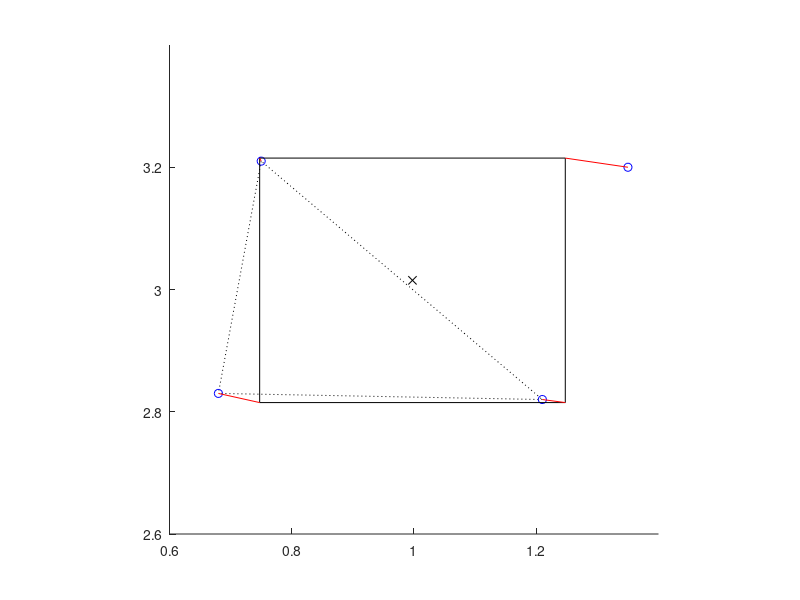

Write MATLAB code to recreate this figure.
clc
clear all

%% Parameters
params.stance_legs = cellstr(['rf'; 'rh'; 'lh']);
params.width = 0.2;
params.length = 0.25;
params.base_position = [1.0; 3.0];
params.plot_margin = 0.4;
params.offsets.lf = [0.1; 0.0];
params.offsets.rf = [-0.04; 0.02];
params.offsets.rh = [-0.07; 0.03];
params.offsets.lh = [0; 0.01];

%% Setup
params.n_stance_leg = length(params.stance_legs);

% Nominal foot distances from base center
distances.lf = [ params.length;  params.width];
distances.rf = [ params.length; -params.width];
distances.rh = [-params.length; -params.width];
distances.lh = [-params.length;  params.width];
hips = fieldnames(distances);
n_hips = length(hips);

% Foot positions
foot_positions.lf = params.base_position + distances.lf + params.offsets.lf;
foot_positions.rf = params.base_position + distances.rf + params.offsets.rf;
foot_positions.rh = params.base_position + distances.rh + params.offsets.rh;
foot_positions.lh = params.base_position + distances.lh + params.offsets.lh;
feet = fieldnames(foot_positions);
n_feet = length(feet);

% Stance feet

%% Problem definition
% min Ax - b

A = repmat(eye(2), n_feet, 1);
b = zeros(2 * n_feet, 1);
for i = 1:n_feet
    b(1+2*(i-1):2*i) = foot_positions.(feet{i}) - distances.(hips{i});
end
  
%% Formulation as QP
% min 1/2 x'Px + q'x + r

P = 2*A'*A;
q = -2*A'*b;
r = b'*b;

%% Solve
[x,fval,exitflag,output,lambda] = quadprog(P, q);
%[x,fval,exitflag,output,lambda] = linprog(f,A,b,[],[],lb);

%% Compute hip positions
for i = 1:n_hips
    hip_positions.(hips{i}) = x + distances.(hips{i});
end

%% Plot

% Setup
figure
hold on
x_min = params.base_position(1) - params.plot_margin;
x_max = params.base_position(1) + params.plot_margin;
y_min = params.base_position(2) - params.plot_margin;
y_max = params.base_position(2) + params.plot_margin;
axis([x_min x_max y_min y_max])
axis equal

% Support polygon
support = zeros(params.n_stance_leg+1, 2);
for i = 1:params.n_stance_leg
    support(i, :) = foot_positions.(params.stance_legs{i})';
end
support(params.n_stance_leg+1,:) = foot_positions.(params.stance_legs{1})';
plot(support(:,1), support(:,2), ':k')

% Feet points
for i = 1:n_feet
    foot = foot_positions.(feet{i});
    plot(foot(1), foot(2), 'bo')
end

% Base center
plot(x(1), x(2), 'kx')

% Base outline
outline = zeros(n_hips+1, 2);
for i = 1:n_hips
    outline(i, :) = hip_positions.(hips{i})';
end
outline(n_hips+1,:) = hip_positions.(hips{1})';
plot(outline(:,1), outline(:,2), '-k')

% Leg
leg = zeros(2, 2);
for i = 1:n_feet
    leg(1, :) = hip_positions.(hips{i});
    leg(2, :) = foot_positions.(feet{i});
    plot(leg(:, 1), leg(:, 2), '-r')
end

